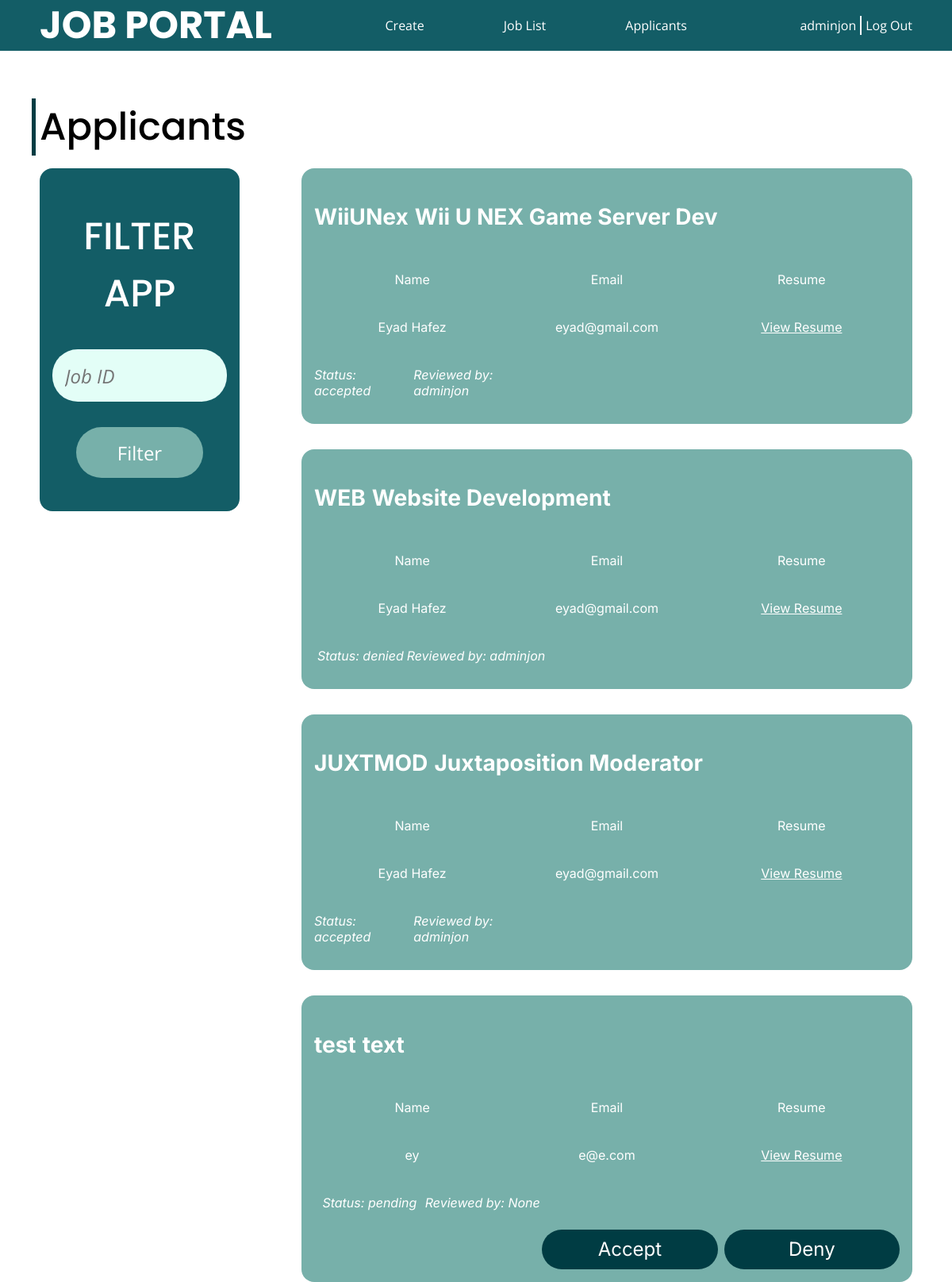
The app's page /jobs/applicants/ (signed in), older data.
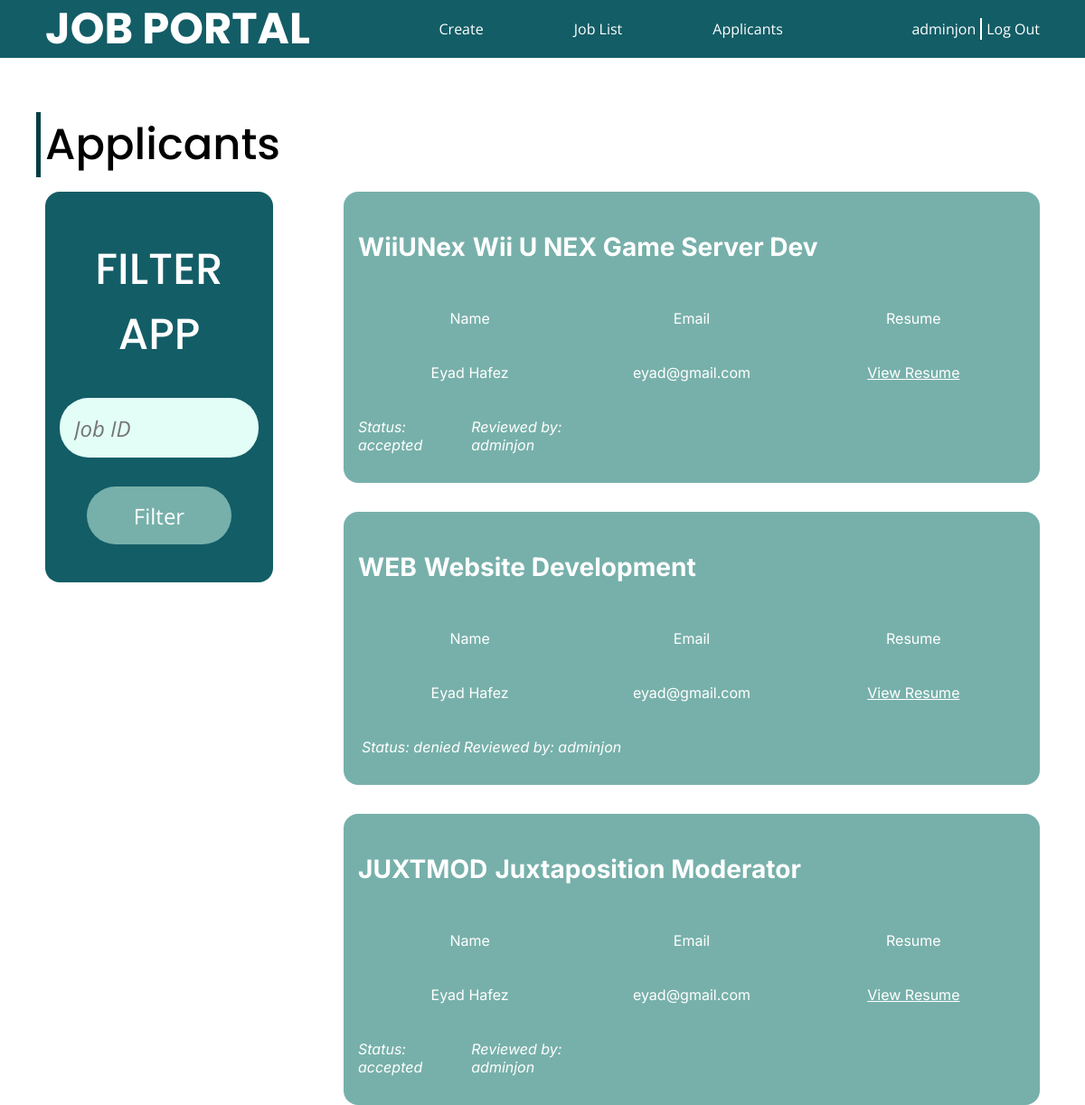
The same page, newer data.
### jobs/models.py (models this page shows)
class Applicant(models.Model):
    username = models.CharField(max_length=255)
    job = models.ForeignKey(Job, on_delete=models.CASCADE, related_name='job_applicant')
    time = models.DateTimeField(auto_now_add=True)
    fullname = models.CharField(max_length=255)
    email = models.EmailField()
    admin = models.CharField(max_length=255, null=True, default=None)
    status = models.CharField(max_length=20 ,default='pending')
    resume = models.FileField(upload_to=generate_unique_filename)
    class Meta:
        unique_together = ('username', 'job', 'time')

class Job(models.Model):
    id = models.CharField(max_length=10, primary_key=True)
    name = models.CharField(max_length=255)
    status = models.BooleanField(default=False)
    xp = models.PositiveIntegerField(default=0)
    des = models.TextField()
    salary = models.PositiveIntegerField(default=0)
    admin = models.CharField(max_length=255)
    company = models.CharField(max_length=255)

### jobs/views.py (the view, shortened to what this page needs)
# urls.py: path('jobs/applicants/', views.applicantsall, name='applicants'),
@login_required(login_url='/login/')
@csrf_exempt
def applicantsall(request):
    user = request.user
    if not isadmin(user.account_type):
        template = loader.get_template('401.html')
        return HttpResponse(template.render(), status=401)
    if request.method == 'GET':
        company = user.company
        ids = Job.objects.filter(company=company).values()
        applicants = []
        for id in ids:
            jid = id['id']
            name = id['name']
            jobapps = Applicant.objects.filter(job=jid).order_by('-time')
            for x in jobapps:
                x.name = name
            applicants += jobapps
        prameters = {
            'applicants': applicants,
            'username': user.username,
        }
        template = loader.get_template('applicants.html')
        return HttpResponse(template.render(prameters, request))

### jobs/views.py (called while the page is built)
def isadmin(type):
    return type

### jobs/templates/applicants.html (shortened to what this page needs)
<!DOCTYPE html>
<html lang="en">
<head>
    {% load static %}
    <link rel="stylesheet" href="{% static 'css/root.css' %}" />
    <link rel="stylesheet" href="{% static 'css/admin/applicants.css' %}">
</head>
<body>
    <nav>
        <h2>JOB PORTAL</h2>
        <ul class="quick-links">
            <li><a href="/jobs/add/">Create</a></li>
            <li><a href="/joblist/">Job List</a></li>
            <li><a href="/jobs/applicants">Applicants</a></li>
        </ul>
        <div class="user">
            <a href="/home/" id="username">{{username}}</a>
            <div class="split"></div>
            <a href="/logout/" id='logout'>Log Out</a>
        </div>
    </nav>
    <div class="container">
        <h2>Applicants</h2>
        <div class="inner-container">
            <div class="filter">
                <h3>FILTER APP</h3>
                <form id="filterForm">
                    <input type="text" id="jobid" placeholder="Job ID" name='jobid' value="{{job.id}}"/>
                    <input type="submit" value="Filter" id="filter" />
                </form>
            </div>
            <div class="applicants" id="applicants">
                {% for x in applicants %}
                    <div class="job" id="applicant-{{x.id}}">
                        <div class="job-info">
                            <h3 class="id">{{x.job_id}}</h3>
                            <h3 class="name">{{x.job.name}}</h3>
                        </div>
                        <div class="app-info">
                            <p class="name">Name</p>
                            <p class="email">Email</p>
                            <p class="resume">Resume</p>
                        </div>
                        <div class="app-value">
                            <p class="name">{{x.fullname}}</p>
                            <p class="email">{{x.email}}</p>
                            <a class="resume" href="{{x.resume.url}}" target="_blank">View Resume</a>
                        </div>
                        <div class="status">
                            <p class="type">Status: {{x.status}}</p>
                            <p class="admin">Reviewed by: {{x.admin}}</p>
                        </div>
                        {%if x.status == 'pending'%}
                            <div class="buttons">
                                <button class="accept" onclick="acceptApplicant('{{x.id}}')">Accept</button>
                                <button class="deny" onclick="denyApplicant('{{x.id}}')">Deny</button>
                            </div>
                        {%endif%}
                    </div>
                {%endfor%}
            </div>
        </div>
    </div>
</body>
</html>

Row changes from the older to the newer data that the page shows:
removed Applicant: job_id "test", job.name "text", fullname "ey", email "e@e.com", status "pending", admin "None"
